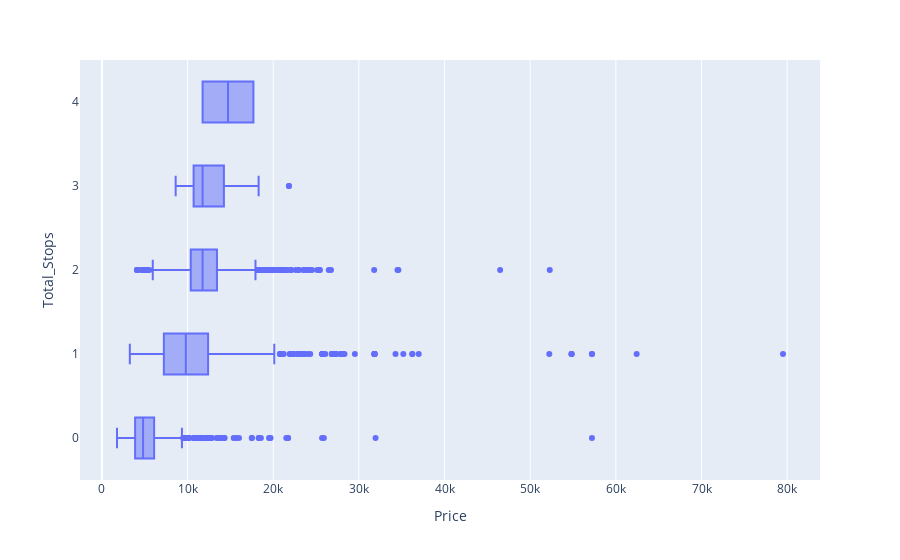

Notebook source saved alongside this figure:
### Code cell
px.box(df, x="Price", y='Total_Stops', orientation="h")

### Figure 1 — Plotly figure (JSON) as saved in the notebook; plotly's stock layout.template omitted (floating-point values rounded to 4 significant figures; data arrays with more than 128 entries replaced by an {"elided": "..."} marker saying what was removed)
{"data": [{"alignmentgroup": "True", "hovertemplate": "Price=%{x}<br>Total_Stops=%{y}<extra></extra>", "legendgroup": "", "marker": {"color": "#636efa"}, "name": "", "notched": false, "offsetgroup": "", "orientation": "h", "showlegend": false, "type": "box", "x": {"elided": "13351 int values"}, "x0": " ", "xaxis": "x", "y": {"elided": "13351 int values"}, "y0": " ", "yaxis": "y"}], "layout": {"boxmode": "group", "legend": {"tracegroupgap": 0}, "margin": {"t": 60}, "xaxis": {"anchor": "y", "domain": [0, 1], "title": {"text": "Price"}}, "yaxis": {"anchor": "x", "domain": [0, 1], "title": {"text": "Total_Stops"}}}}
